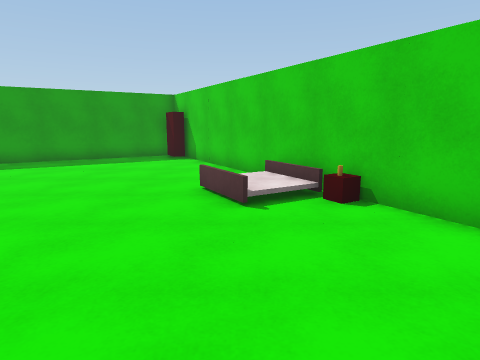
view 1 (above)

16 first-person views from a walk through a Unity game level. The camera is 1.5 m above the floor, tilts 10° down and sees 75° across. The floor is counted in squares, 1 m on a side. Each view is taken from the middle of a square. On the plan, view 1 faces up. The plan holds only what a view shows up to about 15 squares ahead; the rest is blank. The place goes on beyond the plan.

view 2
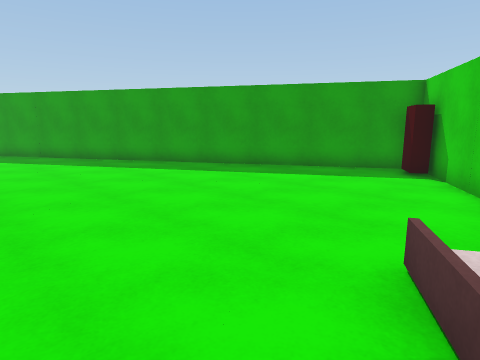

view 3
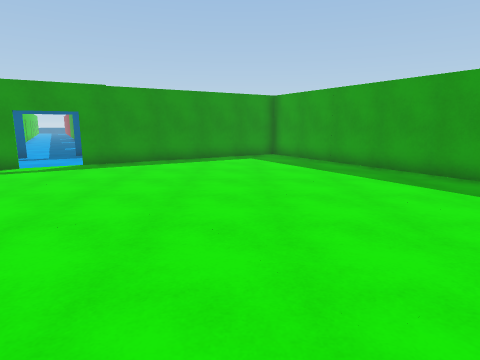

view 4
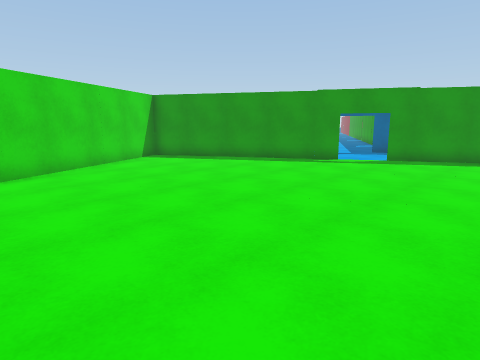

view 5
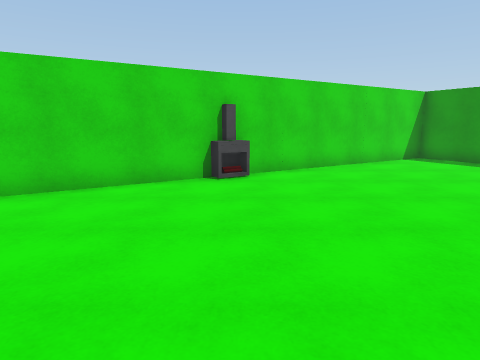

view 6
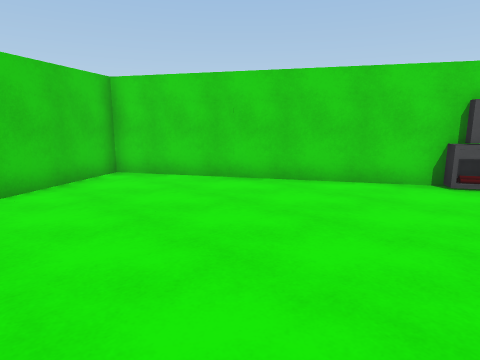

view 7
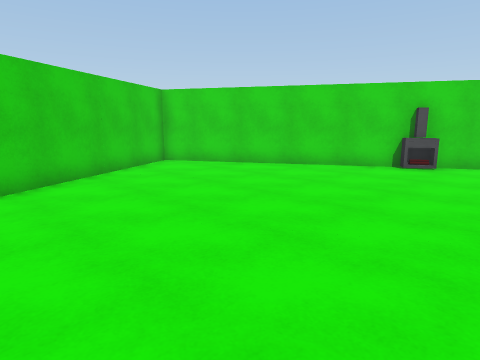

view 8
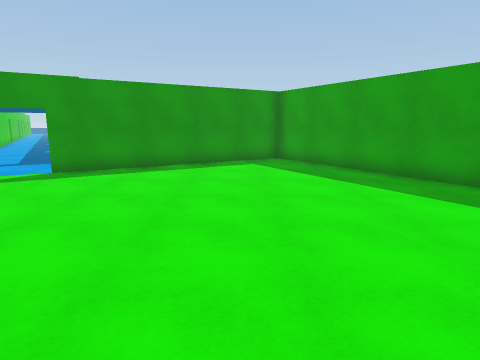

view 9
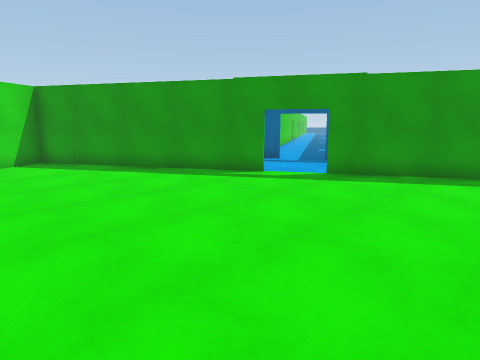

view 10
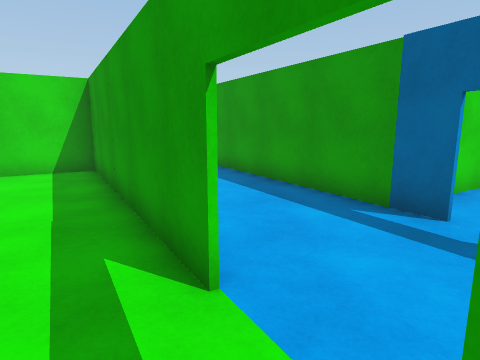

view 11
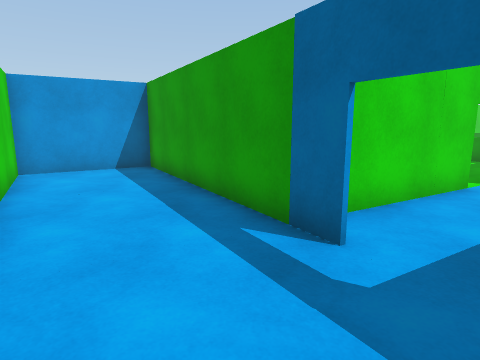

view 12
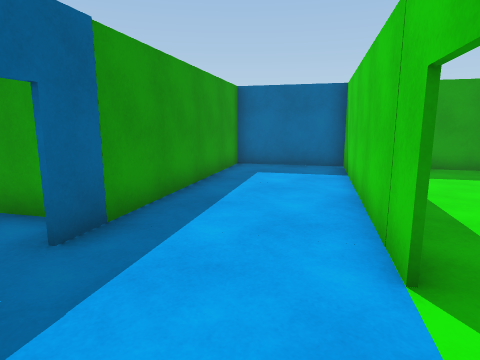

view 13
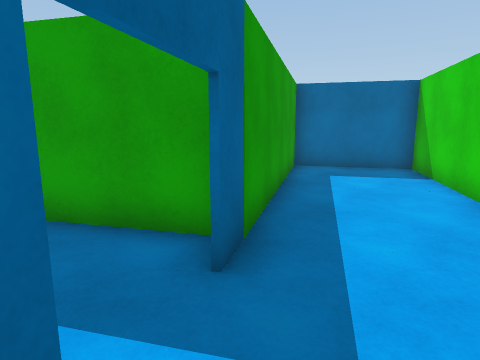

view 14
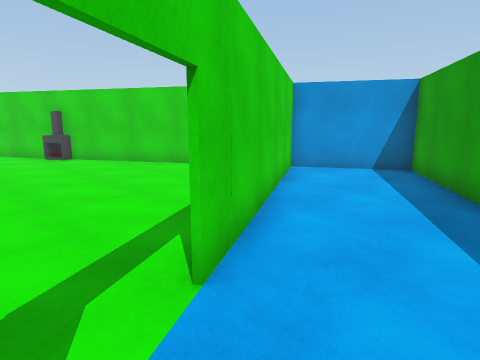

view 15
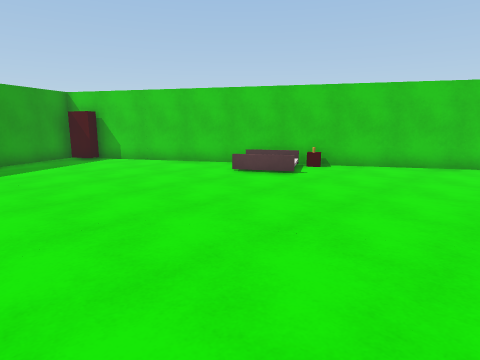

view 16
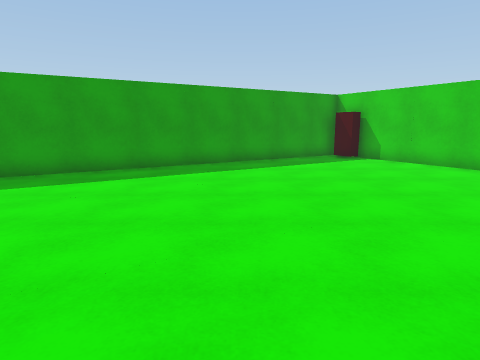

### Floor plan
Points are (right, up) in squares from view 1. A wall is a line through its corners. A room is listed if a view was taken in it or the views show most of it. See-through windows are left out.
Room 1 (views 1, 2, 3, 4, 5, 6, 7, 8, 9, 10, 15, 16)
walls: (-14.8, -3.5) (-10.2, -11.4); (-3, 14.2) (-3.5, 15.1); (-10.4, -11.4) (6.8, -1.2) (-2.7, 14.9); (-20.3, 5.8) (-15.7, -1.9); (-3.2, 15.8) (-20.6, 5.6)
ways out: opening at (-15, -2.3) to room 2
objects: fireplace (-2, -6); other object (-1, 6) to (0, 7); other object (2, 6)
Room 2 (views 11, 12, 13, 14)
walls: (-18.3, -5.6) (-13.7, -13.4) (-10.4, -11.4); (-19.8, -3.1) (-22.7, -4.8); (-15.8, -2.1) (-20.4, 5.8); (-22.6, -9.4) (-17.7, -6.6); (-23.5, 3.2) (-19.2, -4.1); (-20.6, 5.6) (-23.6, 3.8); (-10.2, -11.4) (-14.8, -3.7)
ways out: opening at (-15, -2.3) to room 1

Where each view was taken, in squares from view 1:
view 1: 0 up, 0 right, facing up
view 2: 4 up, 0 right, facing up-left
view 3: 4 up, 4 left, facing left
view 4: 3 up, 2 left, facing down-left
view 5: 3 up, 2 left, facing down
view 6: 3 up, 3 left, facing down-right
view 7: 6 up, 5 left, facing down-right
view 8: 4 up, 6 left, facing left
view 9: 3 up, 7 left, facing down-left
view 10: 1 down, 15 left, facing down
view 11: 2 down, 17 left, facing down
view 12: 5 down, 15 left, facing up-left
view 13: 6 down, 17 left, facing up-left
view 14: 2 down, 17 left, facing down-right
view 15: 0 up, 8 left, facing up-right
view 16: 0 up, 8 left, facing up
